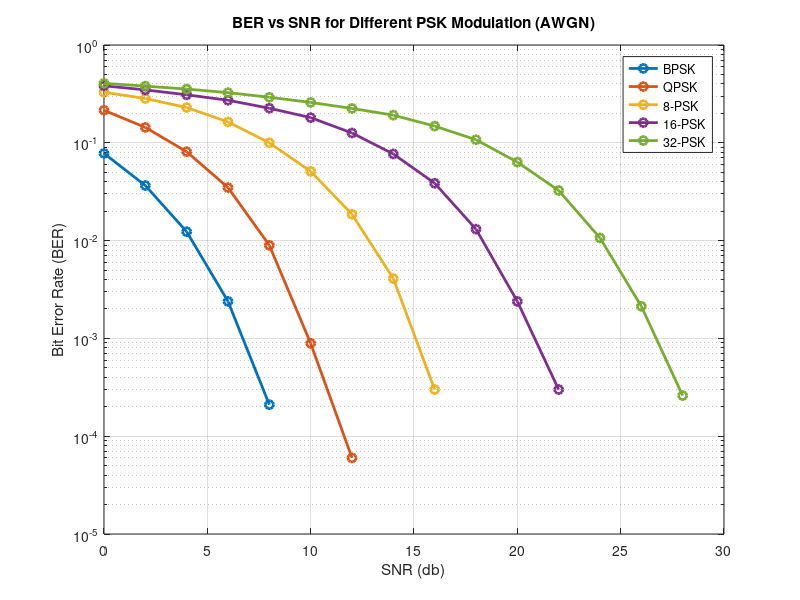

MATLAB code to generate this figure:
clc;
clear all;
close;

M = [2, 4, 8, 16, 32];
numBits = 1e5;

SNR_db = 0:2:30;

figure();

for M_idx = M
    ber_vals = [];
    k = log2(M_idx);
    
    data = randi([0, 1], numBits, 1);
    
    remainder = mod(numBits, k);
    
    if remainder ~= 0
        extra = k - remainder;
        padding = zeros(extra, 1);
        dataPadded = [data; padding];
    else
        dataPadded = data;
    end
    
    symbolCount = length(dataPadded)/k;
    reshapedData = reshape(dataPadded, k, symbolCount)';
    dataSymbols = bi2de(reshapedData, 'left-msb');
    
    for SNR = SNR_db
        modSignal = pskmod(dataSymbols, M_idx);
        
        noisySignal = awgn(modSignal, SNR, 'measured');
        
        demodSignal = pskdemod(noisySignal, M_idx);
        
        demodBits = de2bi(demodSignal, k, 'left-msb')';
        demodBitsFlat = demodBits(:);
        demodBitsWithoutPadding = demodBitsFlat(1:numBits);
        
        [~, ber] = biterr(data, demodBitsWithoutPadding);
        ber_vals = [ber_vals, ber];
    end
    
    semilogy(SNR_db, ber_vals, 'o-', 'LineWidth', 2);
    hold on;
end

grid on;
xlabel('SNR (db)');
ylabel('Bit Error Rate (BER)');
legend('BPSK', 'QPSK', '8-PSK', '16-PSK', '32-PSK')
title('BER vs SNR for Different PSK Modulation (AWGN)');